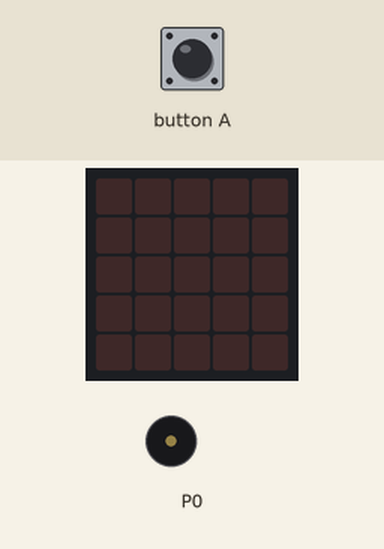
Recording of a program running on a simulated BBC micro:bit (MakeCode). On the bench: the board's 5×5 LED display, buzzer (waves = sounding). The inputs (shaded band) are chosen by the test bench.

Above: at 1.2 s.
1.3 s: button A pressed for 0.15 s
At 1.7 s:
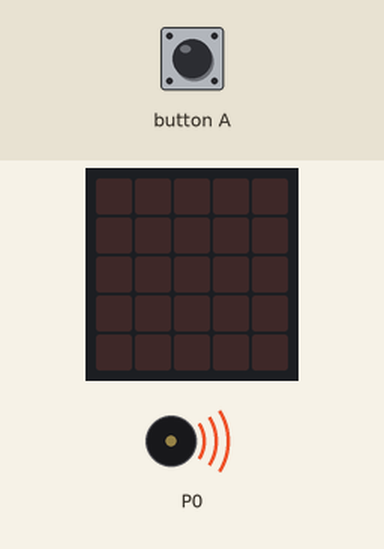
At 36.7 s:
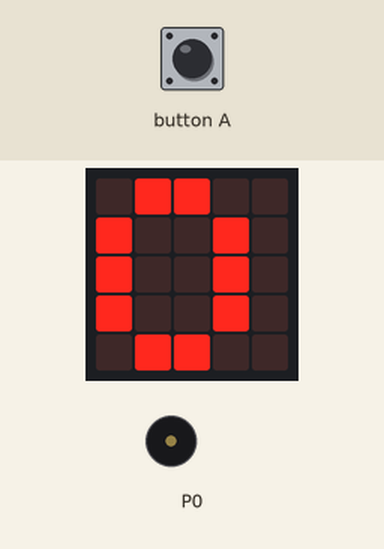
Timing chart, 0 to 37.0 s (numbered marks = the images above; inputs shaded):
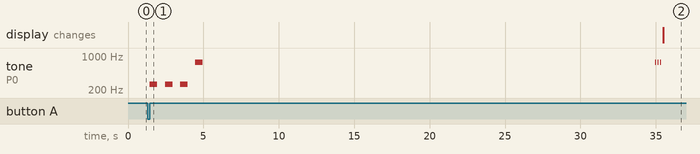

Measured:
- after the input at 1.3 s, tone on P0: plays 262 Hz for 0.50 s, 262 Hz for 0.50 s, 262 Hz for 0.50 s, 740 Hz for 0.50 s, 740 Hz for 0.06 s, 740 Hz for 0.06 s … (7 notes in this stretch), starting after 0.15 s

The program:

main.ts
```typescript
input.onGesture(Gesture.LogoUp, function () {
    if (autorisationcomptagesquat == 1) {
        nbdesquats += 1
        basic.pause(100)
    }
})
input.onButtonPressed(Button.A, function () {
    basic.clearScreen()
    nbdesquats = 0
    Avertir_début_exercice()
    autorisationcomptagesquat = 1
    basic.pause(dureedusablier * 1000)
    autorisationcomptagesquat = 0
    Avertir_fin_exercice()
    basic.showString("" + (nbdesquats))
})
function Avertir_début_exercice () {
    for (let index = 0; index < 3; index++) {
        music.play(music.tonePlayable(262, music.beat(BeatFraction.Whole)), music.PlaybackMode.UntilDone)
        basic.pause(500)
    }
    music.play(music.tonePlayable(740, music.beat(BeatFraction.Whole)), music.PlaybackMode.UntilDone)
}
function Avertir_fin_exercice () {
    for (let index = 0; index < 3; index++) {
        music.play(music.tonePlayable(740, music.beat(BeatFraction.Eighth)), music.PlaybackMode.UntilDone)
        basic.pause(100)
    }
}
let nbdesquats = 0
let autorisationcomptagesquat = 0
let dureedusablier = 0
dureedusablier = 30
autorisationcomptagesquat = 0
nbdesquats = 0
```

test.ts
```typescript
// les tests vont ici ; cela ne sera pas compilé si ce paquet est utilisé en tant qu'extension.
```
